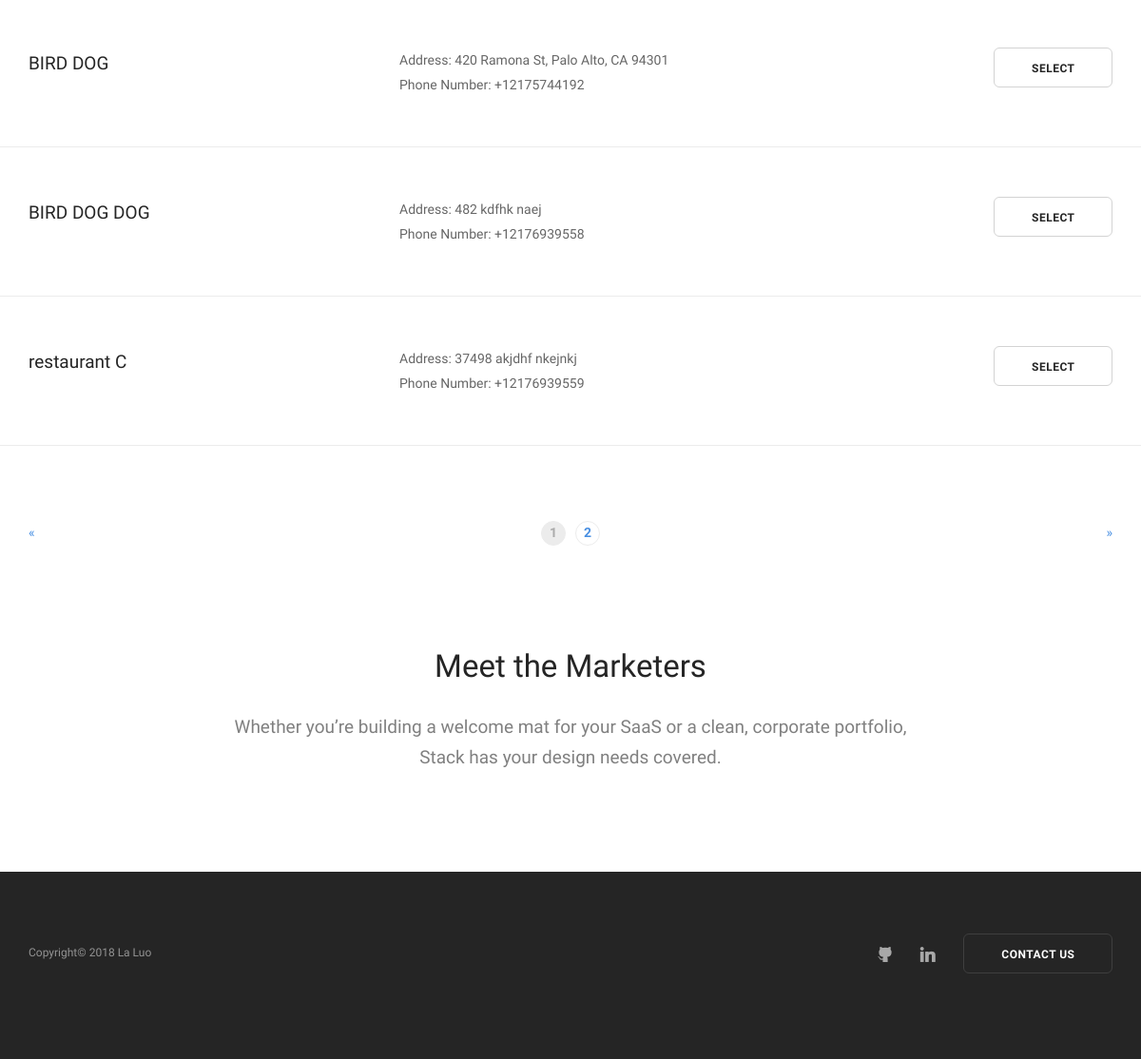
The app's page / (lower part), older data.
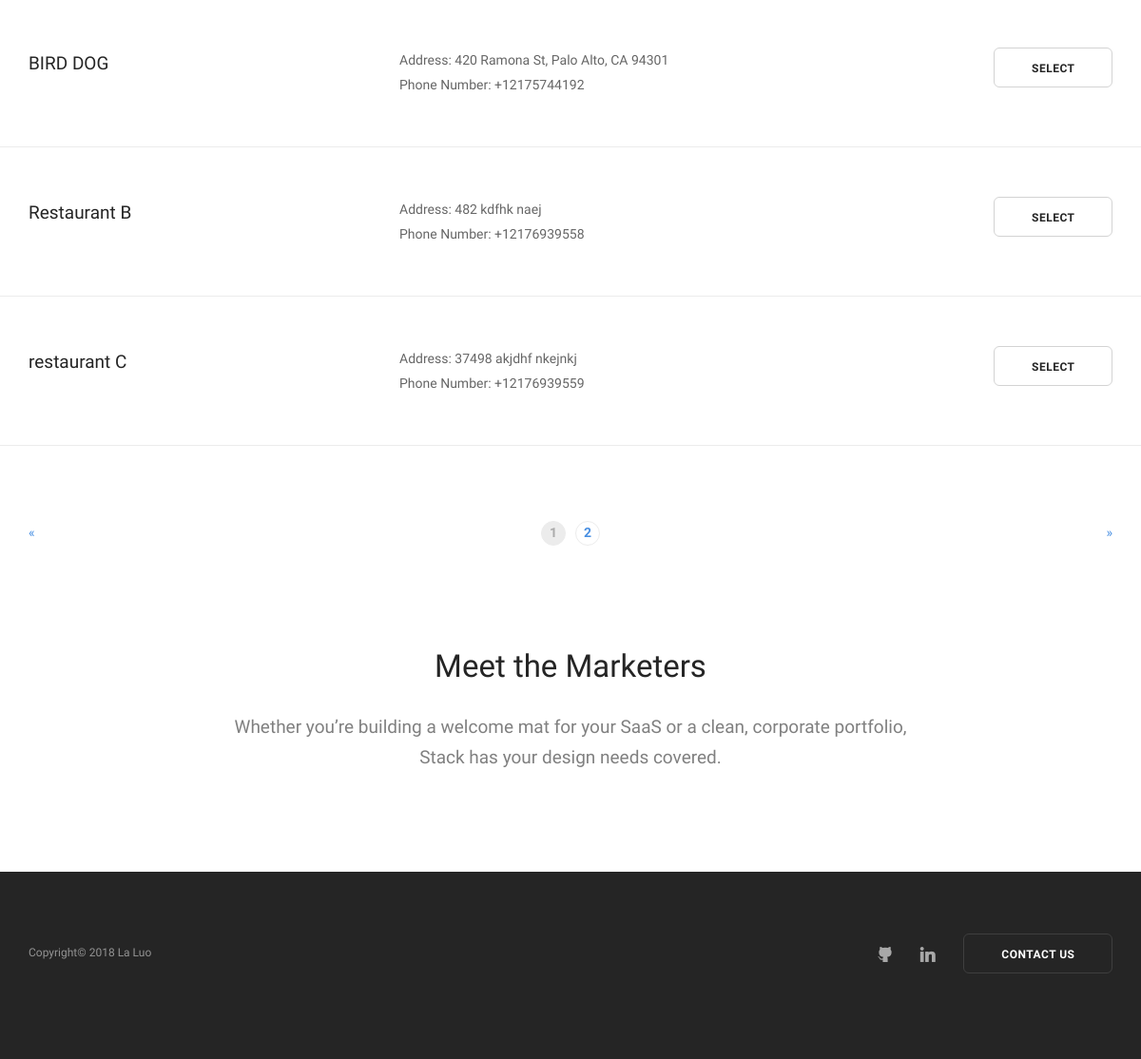
The same page, newer data.
### canteen/models.py (models this page shows, shortened)
class Canteen(models.Model):
    id = models.IntegerField(primary_key=True)
    name = models.CharField(max_length=30)
    manager = models.ForeignKey(User, related_name='manager', null=True)
    address = models.CharField(max_length=50, null=True)
    phone_number = models.CharField(max_length=12, null=True)
    class Meta:
    	ordering = ['name']

### canteen/views.py (the view, shortened to what this page needs)
# urls.py: url(r'^$', views.search, name='home_view'),
def search(request):
    errors = []
    all_canteen = Canteen.objects.all()
    return render(request, 'canteen/search_form.html', {'errors': errors, 'all_canteen': all_canteen})

### canteen/templates/canteen/search_form.html (shortened to what the changed rows need)
<!doctype html>
<html lang="en">
    <head>
         {% load static %}
        <link href="{% static 'canteen/css/bootstrap.css' %}" rel="stylesheet" type="text/css" media="all" />
        <link href="{% static 'canteen/css/stack-interface.css' %}" rel="stylesheet" type="text/css" media="all" />
        <link href="{% static 'canteen/css/socicon.css' %}" rel="stylesheet" type="text/css" media="all" />
        <link href="{% static 'canteen/css/lightbox.min.css' %}" rel="stylesheet" type="text/css" media="all" />
        <link href="{% static 'canteen/css/flickity.css' %}" rel="stylesheet" type="text/css" media="all" />
        <link href="{% static 'canteen/css/iconsmind.css' %}" rel="stylesheet" type="text/css" media="all" />
        <link href="{% static 'canteen/css/jquery.steps.css' %}" rel="stylesheet" type="text/css" media="all" />
        <link href="{% static 'canteen/css/theme.css' %}" rel="stylesheet" type="text/css" media="all" />
        <link href="{% static 'canteen/css/custom.css' %}" rel="stylesheet" type="text/css" media="all" />
    </head>
    <body class=" ">
        <div class="main-container">
            {% if all_canteen %} {% for each in all_canteen %}
            <section class="space--xs blog-article-wide">
                <div class="container">
                    <div class="row">
                        <div class="cta cta--horizontal text-center-xs">
                            <div class="col-sm-4">
                                <h4>{{ each.name }}</h4>
                            </div>
                            <div class="col-sm-5">
                                <p>
                                    Address: {{ each.address }}
                                    <br> Phone Number: {{ each.phone_number }}
                                </p>
                            </div>
                            <div class="col-sm-3 text-right text-center-xs">
                                <a class="btn type--uppercase" href="{% url "restaurant" each.id %}">
                                    <span class="btn__text">
                                        Select
                                    </span>
                                </a>
                            </div>
                        </div>
                    </div>
                </div>
            </section>
            {% endfor %} {% endif %}
            <section class="text-center">
                <div class="container">
                    <div class="row">
                        <div class="col-sm-10 col-sm-offset-1 col-md-8 col-md-offset-2">
                            <h2>Meet the Marketers</h2>
                        </div>
                    </div>
                </div>
            </section>
        </div>
    </body>
</html>

Row changes from the older to the newer data that the page shows:
changed Canteen "482 kdfhk naej": name "BIRD DOG DOG" → "Restaurant B"
